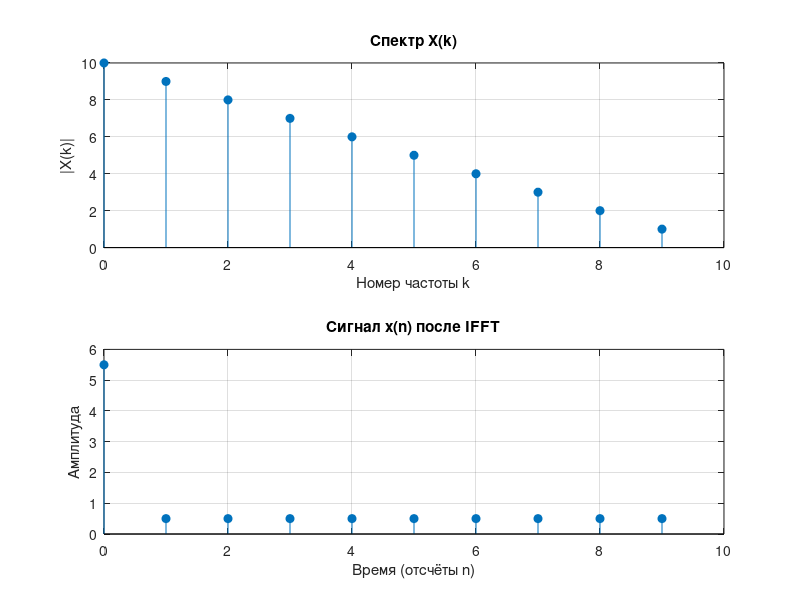

The MATLAB script that drew this image:
% =========================================================
% Задание 3
% Обратное преобразование Фурье (IFFT)
% =========================================================

clear;
clc;
close all;

%% Дано: спектральный вектор

X = [10 9 8 7 6 5 4 3 2 1];

N = length(X);

%% Обратное преобразование Фурье

x = ifft(X);

%% Частотная ось (условная)

f = (0:N-1);

%% Временная ось (условная)

t = (0:N-1);

%% =========================================================
% Графики
% =========================================================

figure('Visible','off','Name','IFFT','NumberTitle','off');

% --- спектр (частотная область) ---
subplot(2,1,1);
stem(f, abs(X), 'filled');
grid on;
title('Спектр X(k)');
xlabel('Номер частоты k');
ylabel('|X(k)|');

% --- сигнал во времени ---
subplot(2,1,2);
stem(t, real(x), 'filled');
grid on;
title('Сигнал x(n) после IFFT');
xlabel('Время (отсчёты n)');
ylabel('Амплитуда');

%% Сохранение

exportgraphics(gcf, 'task3_ifft.png', 'Resolution', 300);
close(gcf);

disp('Готово: task3_ifft.png');

drawnow;
exit;
